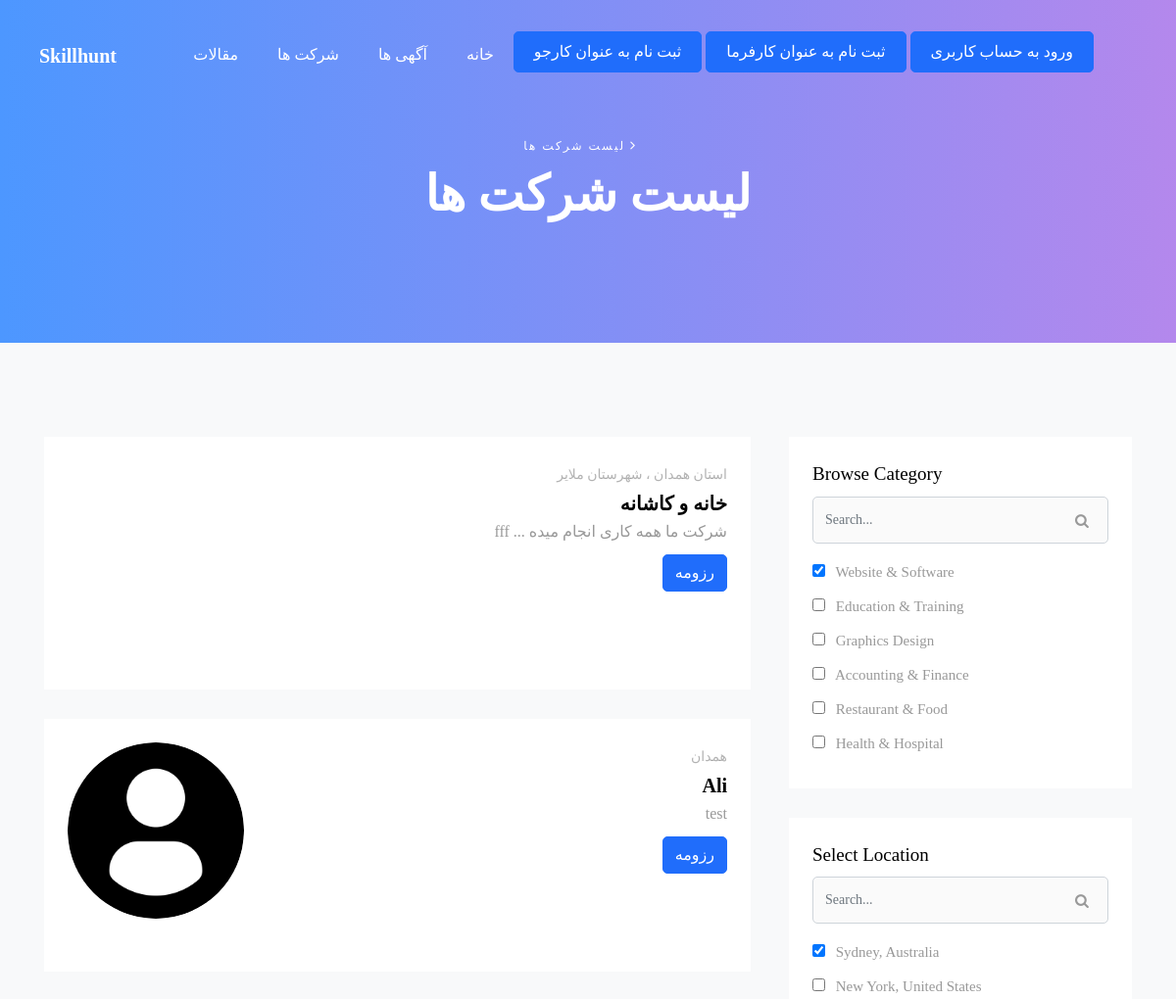
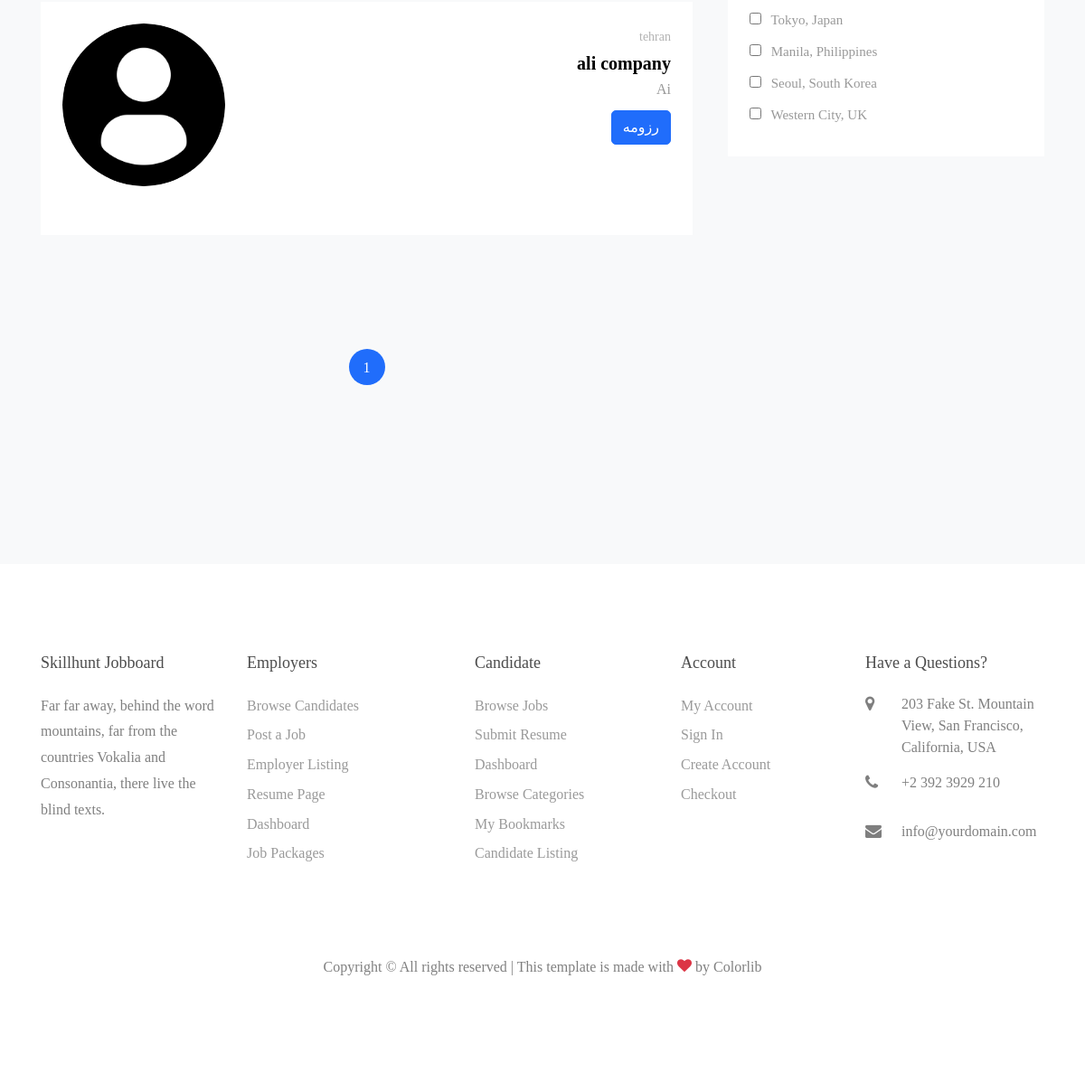
Screenshot of /all-companies with the database file from the repository (2 pictures, top to bottom).
### Employer/models.py (models this page shows, shortened)
class Company(models.Model):
	logo = models.ImageField(null = True,blank = True,upload_to = upload_logo_path)
	name = models.CharField(max_length = 250 , verbose_name = 'نام شرکت')
	address = models.TextField(verbose_name = 'آدرس')
	underlie = models.TextField(verbose_name = 'درباره شرکت (این متن در آگهی های شما نمایش داده می شود)')
	manager = models.ForeignKey(Manager , on_delete = models.CASCADE , default = 1 , related_name = 'Have_companies')
	valid = models.BooleanField(verbose_name = 'تایید کنید این شرکت وجود خارجی دارد')

### Home/views.py (the view)
# urls.py: path('all-companies', ALLCompanies.as_view() , name = 'ALLCompanies'),
class ALLCompanies(ListView):
	template_name = 'Home/All-Employers.html'
	paginate_by = 9
	def get_queryset(self):
		return Company.objects.all()
	def get_context_data(self , **kwargs):
		context = super(ALLCompanies,self).get_context_data(**kwargs)
		context['title'] = 'لیست شرکت ها'
		return context

### Controllers/templatetags/template-parts.py (called while the page is built)
@register.inclusion_tag('BASE_HTMLs/Nav.html' , takes_context=True)
def Navbar(context , request):
	try:
		is_a_manager = Manager.objects.get(email = request.user.username)
	except:
		is_a_manager = None
	try:
		is_a_employee = EmployeeModel.objects.get(employee = request.user)
	except:
		is_a_employee = None
	context = {}
	if request.user.is_authenticated:
		context['is_a_manager'] = is_a_manager
		context['is_a_employee'] = is_a_employee
		context['request'] = request
	return context

### templates/Home/All-Employers.html (shortened to what this page needs)
{% extends 'BASE_HTMLs/Base.html' %}
{% load static %}
{% block common_content %}
<section class="ftco-section ftco-candidates ftco-candidates-2 bg-light">
    	<div class="container">
    		<div class="row">
    			<div class="col-lg-8 pr-lg-4">
    				<div class="row">
    					{% for company in page_obj %}
		    			<div class="col-md-12">
		    				<div class="team d-md-flex p-4 bg-white">
		        			{% if company.logo %}
		        			<div class="img" style="background-image: url({{company.logo.url}});">
		        			{%else%}
		        			<div class="img" style="background-image: url({% static 'png/User.png' %});">
		        			{% endif %}
		        			</div>
		        			<div class="text pl-md-4 text-right" dir="rtl">
		        				<span class="location mb-0">{{company.address}}</span>
		        				<h2>{{company.name}}</h2>
			        			<p dir="rtl" class="mb-2 text-right">{{company.underlie|truncatewords:12}}</p>
			        			<p><a href="" class="btn btn-primary">رزومه</a></p>
		        			</div>
		        		</div>
		    			</div>
		    			{% endfor %}
		    		</div>
		    		<div class="row mt-5">
		          <div class="col text-center">
		            <div class="row mt-5">
		    <div class="col text-center">
		        <div class="block-27">
		            <ul>
		                {% for page in paginator.page_range %}
		                	{% if page == page_obj.number%}
		                		<li class="active"><a href="?page={{page}}">{{page}}</a></li>
		                	{% else %}
		                		<li><a href="?page={{page}}">{{page}}</a></li>
		                	{% endif %}
		                {% endfor %}
		            </ul>
		        </div>
		    </div>
		</div>
		          </div>
		        </div>
		    	</div>
		    	<div class="col-lg-4 sidebar">
		        <div class="sidebar-box bg-white p-4 ftco-animate fadeInUp ftco-animated">
		        	<h3 class="heading-sidebar">Browse Category</h3>
		        	<form action="#" class="search-form mb-3">
                <div class="form-group">
                  <span class="icon icon-search"></span>
                  <input type="text" class="form-control" placeholder="Search...">
                </div>
              </form>
		        	<form action="#" class="browse-form">
							  <label for="option-job-1"><input type="checkbox" id="option-job-1" name="vehicle" value="" checked=""> Website &amp; Software</label><br>
							  <label for="option-job-2"><input type="checkbox" id="option-job-2" name="vehicle" value=""> Education &amp; Training</label><br>
							  <label for="option-job-3"><input type="checkbox" id="option-job-3" name="vehicle" value=""> Graphics Design</label><br>
							  <label for="option-job-4"><input type="checkbox" id="option-job-4" name="vehicle" value=""> Accounting &amp; Finance</label><br>
							  <label for="option-job-5"><input type="checkbox" id="option-job-5" name="vehicle" value=""> Restaurant &amp; Food</label><br>
							  <label for="option-job-6"><input type="checkbox" id="option-job-6" name="vehicle" value=""> Health &amp; Hospital</label><br>
							</form>
		        </div>
		        <div class="sidebar-box bg-white p-4 ftco-animate fadeInUp ftco-animated">
		        	<h3 class="heading-sidebar">Select Location</h3>
		        	<form action="#" class="search-form mb-3">
                <div class="form-group">
                  <span class="icon icon-search"></span>
                  <input type="text" class="form-control" placeholder="Search...">
                </div>
              </form>
		        	<form action="#" class="browse-form">
							  <label for="option-location-1"><input type="checkbox" id="option-location-1" name="vehicle" value="" checked=""> Sydney, Australia</label><br>
							  <label for="option-location-2"><input type="checkbox" id="option-location-2" name="vehicle" value=""> New York, United States</label><br>
							  <label for="option-location-3"><input type="checkbox" id="option-location-3" name="vehicle" value=""> Tokyo, Japan</label><br>
							  <label for="option-location-4"><input type="checkbox" id="option-location-4" name="vehicle" value=""> Manila, Philippines</label><br>
							  <label for="option-location-5"><input type="checkbox" id="option-location-5" name="vehicle" value=""> Seoul, South Korea</label><br>
							  <label for="option-location-6"><input type="checkbox" id="option-location-6" name="vehicle" value=""> Western City, UK</label><br>
							</form>
		        </div>
		      </div>
    		</div>
    	</div>
    </section>
{% endblock %}

### static/css/icomoon.css (style rules this page uses)
[class^="icon-"], [class*=" icon-"] { font-family: 'icomoon' !important; speak: none; font-style: normal; font-weight: normal; font-variant: normal; text-transform: none; line-height: 1; -webkit-font-smoothing: antialiased; -moz-osx-font-smoothing: grayscale; }
.icon-search:before { content: "\f002"; }

### rows the page displays
Company: address "استان همدان ، شهرستان ملایر", name "خانه و کاشانه", underlie "شرکت ما همه کاری انجام میده ... fff"
Company: address "همدان", name "Ali", underlie "test"
Company: address "tehran", name "ali company", underlie "Ai"

### other values shown
{{ title }} "لیست شرکت ها"
{{ page }} "1"
